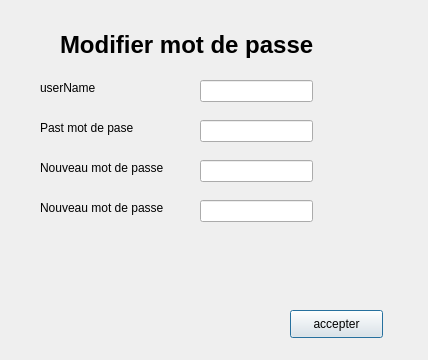
<?xml version="1.0" encoding="UTF-8"?>
<ui version="4.0">
 <class>changermdp</class>
 <widget class="QDialog" name="changermdp">
  <property name="geometry">
   <rect>
    <x>0</x>
    <y>0</y>
    <width>428</width>
    <height>360</height>
   </rect>
  </property>
  <property name="windowTitle">
   <string>Dialog</string>
  </property>
  <widget class="QPushButton" name="pushButton">
   <property name="geometry">
    <rect>
     <x>290</x>
     <y>310</y>
     <width>93</width>
     <height>28</height>
    </rect>
   </property>
   <property name="text">
    <string>accepter</string>
   </property>
  </widget>
  <widget class="QLabel" name="label">
   <property name="geometry">
    <rect>
     <x>40</x>
     <y>120</y>
     <width>101</width>
     <height>16</height>
    </rect>
   </property>
   <property name="text">
    <string>Past mot de pase</string>
   </property>
  </widget>
  <widget class="QLabel" name="label_2">
   <property name="geometry">
    <rect>
     <x>40</x>
     <y>160</y>
     <width>141</width>
     <height>16</height>
    </rect>
   </property>
   <property name="text">
    <string>Nouveau mot de passe</string>
   </property>
  </widget>
  <widget class="QLabel" name="label_3">
   <property name="geometry">
    <rect>
     <x>40</x>
     <y>200</y>
     <width>131</width>
     <height>16</height>
    </rect>
   </property>
   <property name="text">
    <string>Nouveau mot de passe</string>
   </property>
  </widget>
  <widget class="QLineEdit" name="LE_ancient">
   <property name="geometry">
    <rect>
     <x>200</x>
     <y>120</y>
     <width>113</width>
     <height>22</height>
    </rect>
   </property>
  </widget>
  <widget class="QLineEdit" name="lineEdit_n1">
   <property name="geometry">
    <rect>
     <x>200</x>
     <y>160</y>
     <width>113</width>
     <height>22</height>
    </rect>
   </property>
  </widget>
  <widget class="QLineEdit" name="lineEdit_n2">
   <property name="geometry">
    <rect>
     <x>200</x>
     <y>200</y>
     <width>113</width>
     <height>22</height>
    </rect>
   </property>
  </widget>
  <widget class="QLabel" name="label_4">
   <property name="geometry">
    <rect>
     <x>60</x>
     <y>20</y>
     <width>321</width>
     <height>51</height>
    </rect>
   </property>
   <property name="text">
    <string>&lt;html&gt;&lt;head/&gt;&lt;body&gt;&lt;h1 style=&quot; margin-top:18px; margin-bottom:12px; margin-left:0px; margin-right:0px; -qt-block-indent:0; text-indent:0px;&quot;&gt;&lt;span style=&quot; font-size:xx-large; font-weight:600;&quot;&gt;Modifier mot de passe&lt;/span&gt;&lt;/h1&gt;&lt;/body&gt;&lt;/html&gt;</string>
   </property>
  </widget>
  <widget class="QLabel" name="label_5">
   <property name="geometry">
    <rect>
     <x>40</x>
     <y>80</y>
     <width>71</width>
     <height>16</height>
    </rect>
   </property>
   <property name="text">
    <string>userName</string>
   </property>
  </widget>
  <widget class="QLineEdit" name="lineEdit_user">
   <property name="geometry">
    <rect>
     <x>200</x>
     <y>80</y>
     <width>113</width>
     <height>22</height>
    </rect>
   </property>
  </widget>
 </widget>
 <resources/>
 <connections/>
</ui>
